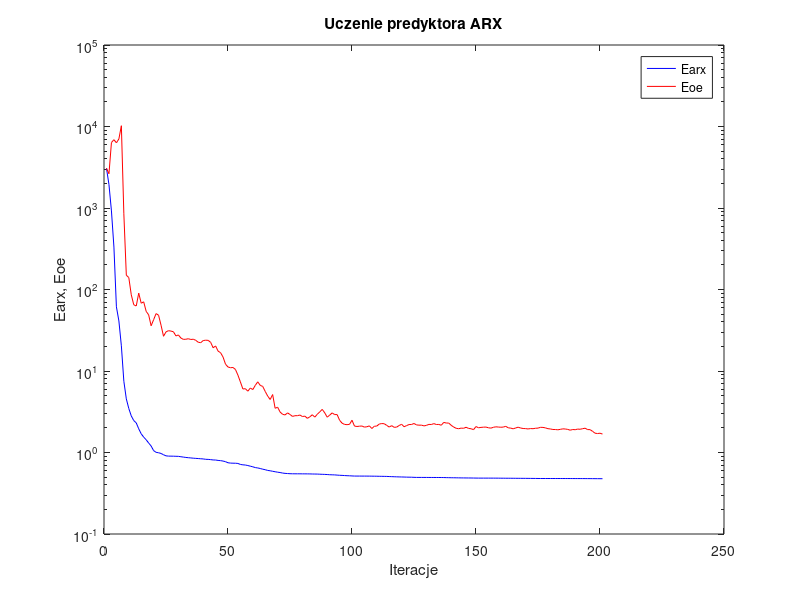
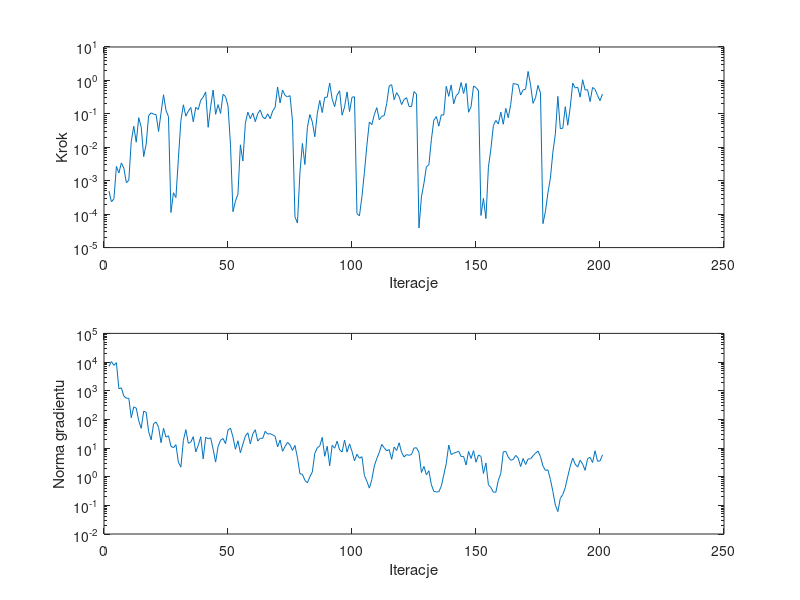

These figures' MATLAB source, in order:
%uczenie predyktora arx
clear all;
n=0; farx(n+1)=3.070034e+003; foe(n+1)=3.080311e+003; wspucz(n+1)=0.000000e+000; ng(n+1)=0.000000e+000;
%odnowa zmiennej metryki
n=1; farx(n+1)=1.938805e+003; foe(n+1)=2.632325e+003; krok(n+1)=4.890003e-004; ng(n+1)=7.058171e+003;
n=2; farx(n+1)=9.203620e+002; foe(n+1)=6.359955e+003; krok(n+1)=2.349064e-004; ng(n+1)=1.043248e+004;
n=3; farx(n+1)=3.317351e+002; foe(n+1)=6.892138e+003; krok(n+1)=2.879132e-004; ng(n+1)=7.658494e+003;
n=4; farx(n+1)=6.130250e+001; foe(n+1)=6.303687e+003; krok(n+1)=2.684169e-003; ng(n+1)=9.484194e+003;
n=5; farx(n+1)=4.115969e+001; foe(n+1)=7.032591e+003; krok(n+1)=1.700633e-003; ng(n+1)=1.178010e+003;
n=6; farx(n+1)=2.037279e+001; foe(n+1)=1.022597e+004; krok(n+1)=3.400118e-003; ng(n+1)=1.255028e+003;
n=7; farx(n+1)=7.489300e+000; foe(n+1)=8.487900e+002; krok(n+1)=2.375560e-003; ng(n+1)=6.503983e+002;
n=8; farx(n+1)=4.548777e+000; foe(n+1)=1.497860e+002; krok(n+1)=8.786586e-004; ng(n+1)=5.453274e+002;
n=9; farx(n+1)=3.462322e+000; foe(n+1)=1.401286e+002; krok(n+1)=1.025539e-003; ng(n+1)=5.457841e+002;
n=10; farx(n+1)=2.811808e+000; foe(n+1)=8.599848e+001; krok(n+1)=1.516106e-002; ng(n+1)=1.143663e+002;
n=11; farx(n+1)=2.464514e+000; foe(n+1)=6.496860e+001; krok(n+1)=4.242564e-002; ng(n+1)=2.730479e+002;
n=12; farx(n+1)=2.309006e+000; foe(n+1)=6.279258e+001; krok(n+1)=1.423801e-002; ng(n+1)=2.465206e+002;
n=13; farx(n+1)=1.953773e+000; foe(n+1)=9.026931e+001; krok(n+1)=7.680579e-002; ng(n+1)=8.967355e+001;
n=14; farx(n+1)=1.696091e+000; foe(n+1)=6.787721e+001; krok(n+1)=4.028924e-002; ng(n+1)=4.879327e+001;
n=15; farx(n+1)=1.544430e+000; foe(n+1)=7.061557e+001; krok(n+1)=5.269205e-003; ng(n+1)=1.933092e+002;
n=16; farx(n+1)=1.433229e+000; foe(n+1)=5.396127e+001; krok(n+1)=1.251384e-002; ng(n+1)=1.762517e+002;
n=17; farx(n+1)=1.307806e+000; foe(n+1)=4.888252e+001; krok(n+1)=8.877087e-002; ng(n+1)=3.718652e+001;
n=18; farx(n+1)=1.201844e+000; foe(n+1)=3.589839e+001; krok(n+1)=1.072012e-001; ng(n+1)=1.925472e+001;
n=19; farx(n+1)=1.055067e+000; foe(n+1)=4.254311e+001; krok(n+1)=9.809225e-002; ng(n+1)=7.026950e+001;
n=20; farx(n+1)=1.004830e+000; foe(n+1)=5.065007e+001; krok(n+1)=9.513510e-002; ng(n+1)=8.065842e+001;
n=21; farx(n+1)=9.929351e-001; foe(n+1)=4.831759e+001; krok(n+1)=2.977118e-002; ng(n+1)=5.295857e+001;
n=22; farx(n+1)=9.734145e-001; foe(n+1)=3.645753e+001; krok(n+1)=1.068981e-001; ng(n+1)=1.531919e+001;
n=23; farx(n+1)=9.384941e-001; foe(n+1)=2.667898e+001; krok(n+1)=3.730916e-001; ng(n+1)=4.883883e+001;
n=24; farx(n+1)=9.099166e-001; foe(n+1)=3.019877e+001; krok(n+1)=1.261335e-001; ng(n+1)=2.383404e+001;
n=25; farx(n+1)=9.030109e-001; foe(n+1)=3.124525e+001; krok(n+1)=8.268560e-002; ng(n+1)=2.690399e+001;
%odnowa zmiennej metryki
n=26; farx(n+1)=9.024305e-001; foe(n+1)=3.089566e+001; krok(n+1)=1.123699e-004; ng(n+1)=1.161209e+001;
n=27; farx(n+1)=9.009790e-001; foe(n+1)=3.029486e+001; krok(n+1)=4.373979e-004; ng(n+1)=1.018550e+001;
n=28; farx(n+1)=8.986027e-001; foe(n+1)=2.694779e+001; krok(n+1)=3.138904e-004; ng(n+1)=1.313927e+001;
n=29; farx(n+1)=8.969914e-001; foe(n+1)=2.768362e+001; krok(n+1)=4.674043e-003; ng(n+1)=3.190021e+000;
n=30; farx(n+1)=8.873320e-001; foe(n+1)=2.537782e+001; krok(n+1)=6.287977e-002; ng(n+1)=2.162808e+000;
n=31; farx(n+1)=8.785630e-001; foe(n+1)=2.444442e+001; krok(n+1)=1.865458e-001; ng(n+1)=1.834638e+001;
n=32; farx(n+1)=8.695393e-001; foe(n+1)=2.452165e+001; krok(n+1)=8.509079e-002; ng(n+1)=4.375505e+001;
n=33; farx(n+1)=8.635996e-001; foe(n+1)=2.489242e+001; krok(n+1)=1.204104e-001; ng(n+1)=1.463239e+001;
n=34; farx(n+1)=8.576755e-001; foe(n+1)=2.436494e+001; krok(n+1)=1.556123e-001; ng(n+1)=1.608139e+001;
n=35; farx(n+1)=8.516976e-001; foe(n+1)=2.454390e+001; krok(n+1)=5.801457e-002; ng(n+1)=2.495801e+001;
n=36; farx(n+1)=8.470563e-001; foe(n+1)=2.379594e+001; krok(n+1)=1.561662e-001; ng(n+1)=7.366970e+000;
n=37; farx(n+1)=8.432099e-001; foe(n+1)=2.253060e+001; krok(n+1)=1.355389e-001; ng(n+1)=1.230457e+001;
n=38; farx(n+1)=8.381013e-001; foe(n+1)=2.224547e+001; krok(n+1)=2.543102e-001; ng(n+1)=2.472938e+001;
n=39; farx(n+1)=8.340639e-001; foe(n+1)=2.363504e+001; krok(n+1)=3.172699e-001; ng(n+1)=4.186865e+000;
n=40; farx(n+1)=8.250115e-001; foe(n+1)=2.387605e+001; krok(n+1)=4.536903e-001; ng(n+1)=2.370474e+001;
n=41; farx(n+1)=8.229888e-001; foe(n+1)=2.377061e+001; krok(n+1)=3.961637e-002; ng(n+1)=2.110607e+001;
n=42; farx(n+1)=8.178464e-001; foe(n+1)=2.248292e+001; krok(n+1)=1.630613e-001; ng(n+1)=2.284260e+001;
n=43; farx(n+1)=8.102889e-001; foe(n+1)=1.928856e+001; krok(n+1)=5.166865e-001; ng(n+1)=9.071292e+000;
n=44; farx(n+1)=8.085652e-001; foe(n+1)=2.029866e+001; krok(n+1)=9.714883e-002; ng(n+1)=3.231148e+000;
n=45; farx(n+1)=7.994478e-001; foe(n+1)=1.753729e+001; krok(n+1)=1.886278e-001; ng(n+1)=1.127850e+001;
n=46; farx(n+1)=7.946867e-001; foe(n+1)=1.677927e+001; krok(n+1)=1.031518e-001; ng(n+1)=1.864620e+001;
n=47; farx(n+1)=7.853542e-001; foe(n+1)=1.483431e+001; krok(n+1)=3.838379e-001; ng(n+1)=2.152231e+001;
n=48; farx(n+1)=7.715884e-001; foe(n+1)=1.211736e+001; krok(n+1)=3.287969e-001; ng(n+1)=1.414720e+001;
n=49; farx(n+1)=7.484702e-001; foe(n+1)=1.119969e+001; krok(n+1)=1.728699e-001; ng(n+1)=4.260901e+001;
n=50; farx(n+1)=7.414526e-001; foe(n+1)=1.096800e+001; krok(n+1)=1.204622e-002; ng(n+1)=4.960314e+001;
%odnowa zmiennej metryki
n=51; farx(n+1)=7.392921e-001; foe(n+1)=1.104805e+001; krok(n+1)=1.185230e-004; ng(n+1)=2.416654e+001;
n=52; farx(n+1)=7.385112e-001; foe(n+1)=1.045116e+001; krok(n+1)=2.463545e-004; ng(n+1)=9.069571e+000;
n=53; farx(n+1)=7.340936e-001; foe(n+1)=8.897137e+000; krok(n+1)=3.949694e-004; ng(n+1)=1.788148e+001;
n=54; farx(n+1)=7.137345e-001; foe(n+1)=7.341943e+000; krok(n+1)=1.184956e-002; ng(n+1)=6.851026e+000;
n=55; farx(n+1)=7.059797e-001; foe(n+1)=6.018394e+000; krok(n+1)=3.884256e-003; ng(n+1)=1.359982e+001;
n=56; farx(n+1)=7.021554e-001; foe(n+1)=6.069012e+000; krok(n+1)=5.205007e-002; ng(n+1)=2.608575e+001;
n=57; farx(n+1)=6.918116e-001; foe(n+1)=5.653554e+000; krok(n+1)=1.125137e-001; ng(n+1)=3.408443e+001;
n=58; farx(n+1)=6.795403e-001; foe(n+1)=6.182103e+000; krok(n+1)=7.173481e-002; ng(n+1)=1.392568e+001;
n=59; farx(n+1)=6.675926e-001; foe(n+1)=5.919609e+000; krok(n+1)=1.057221e-001; ng(n+1)=3.125438e+001;
n=60; farx(n+1)=6.531696e-001; foe(n+1)=6.663706e+000; krok(n+1)=5.851700e-002; ng(n+1)=4.344191e+001;
n=61; farx(n+1)=6.460518e-001; foe(n+1)=7.366203e+000; krok(n+1)=1.015974e-001; ng(n+1)=1.746621e+001;
n=62; farx(n+1)=6.364905e-001; foe(n+1)=6.659391e+000; krok(n+1)=1.312394e-001; ng(n+1)=2.202171e+001;
n=63; farx(n+1)=6.237967e-001; foe(n+1)=6.472714e+000; krok(n+1)=8.005809e-002; ng(n+1)=2.168244e+001;
n=64; farx(n+1)=6.154838e-001; foe(n+1)=5.618038e+000; krok(n+1)=7.142563e-002; ng(n+1)=3.826806e+001;
n=65; farx(n+1)=6.023932e-001; foe(n+1)=4.929016e+000; krok(n+1)=1.003991e-001; ng(n+1)=3.066126e+001;
n=66; farx(n+1)=5.969971e-001; foe(n+1)=4.471333e+000; krok(n+1)=7.173481e-002; ng(n+1)=3.172096e+001;
n=67; farx(n+1)=5.880812e-001; foe(n+1)=5.144285e+000; krok(n+1)=1.210679e-001; ng(n+1)=2.895157e+001;
n=68; farx(n+1)=5.809779e-001; foe(n+1)=3.487797e+000; krok(n+1)=1.564519e-001; ng(n+1)=2.571525e+001;
n=69; farx(n+1)=5.732995e-001; foe(n+1)=3.597085e+000; krok(n+1)=6.367965e-001; ng(n+1)=1.093572e+001;
n=70; farx(n+1)=5.679747e-001; foe(n+1)=3.142467e+000; krok(n+1)=2.114117e-001; ng(n+1)=1.894243e+001;
n=71; farx(n+1)=5.595270e-001; foe(n+1)=2.944028e+000; krok(n+1)=5.155493e-001; ng(n+1)=7.692324e+000;
n=72; farx(n+1)=5.546112e-001; foe(n+1)=2.888552e+000; krok(n+1)=3.550835e-001; ng(n+1)=1.134101e+001;
n=73; farx(n+1)=5.519401e-001; foe(n+1)=3.062589e+000; krok(n+1)=3.238984e-001; ng(n+1)=1.573160e+001;
n=74; farx(n+1)=5.492133e-001; foe(n+1)=2.928205e+000; krok(n+1)=3.505976e-001; ng(n+1)=1.292116e+001;
n=75; farx(n+1)=5.482298e-001; foe(n+1)=2.772860e+000; krok(n+1)=6.162212e-002; ng(n+1)=8.266172e+000;
%odnowa zmiennej metryki
n=76; farx(n+1)=5.478576e-001; foe(n+1)=2.828453e+000; krok(n+1)=8.312662e-005; ng(n+1)=1.232294e+001;
n=77; farx(n+1)=5.478161e-001; foe(n+1)=2.830500e+000; krok(n+1)=5.427827e-005; ng(n+1)=4.609505e+000;
n=78; farx(n+1)=5.477326e-001; foe(n+1)=2.883977e+000; krok(n+1)=1.713514e-003; ng(n+1)=1.259096e+000;
n=79; farx(n+1)=5.471082e-001; foe(n+1)=2.763340e+000; krok(n+1)=1.303276e-002; ng(n+1)=1.216418e+000;
n=80; farx(n+1)=5.470684e-001; foe(n+1)=2.794632e+000; krok(n+1)=3.050294e-003; ng(n+1)=7.505664e-001;
n=81; farx(n+1)=5.467036e-001; foe(n+1)=2.625264e+000; krok(n+1)=3.879553e-002; ng(n+1)=6.080697e-001;
n=82; farx(n+1)=5.461628e-001; foe(n+1)=2.741374e+000; krok(n+1)=9.571557e-002; ng(n+1)=9.932900e-001;
n=83; farx(n+1)=5.448549e-001; foe(n+1)=2.905620e+000; krok(n+1)=5.753341e-002; ng(n+1)=1.461967e+000;
n=84; farx(n+1)=5.441798e-001; foe(n+1)=2.717979e+000; krok(n+1)=2.067140e-002; ng(n+1)=6.522171e+000;
n=85; farx(n+1)=5.436742e-001; foe(n+1)=2.943449e+000; krok(n+1)=1.015974e-001; ng(n+1)=1.019879e+001;
n=86; farx(n+1)=5.416220e-001; foe(n+1)=3.151407e+000; krok(n+1)=2.522670e-001; ng(n+1)=1.191062e+001;
n=87; farx(n+1)=5.400011e-001; foe(n+1)=3.381286e+000; krok(n+1)=1.091672e-001; ng(n+1)=2.349205e+001;
n=88; farx(n+1)=5.387148e-001; foe(n+1)=3.068055e+000; krok(n+1)=3.112246e-001; ng(n+1)=5.148717e+000;
n=89; farx(n+1)=5.366342e-001; foe(n+1)=2.711842e+000; krok(n+1)=3.146509e-001; ng(n+1)=1.157257e+001;
n=90; farx(n+1)=5.337649e-001; foe(n+1)=2.874647e+000; krok(n+1)=8.354052e-001; ng(n+1)=2.410662e+000;
n=91; farx(n+1)=5.323694e-001; foe(n+1)=3.063651e+000; krok(n+1)=2.800362e-001; ng(n+1)=1.244105e+001;
n=92; farx(n+1)=5.312217e-001; foe(n+1)=2.919784e+000; krok(n+1)=1.634459e-001; ng(n+1)=9.873909e+000;
n=93; farx(n+1)=5.281135e-001; foe(n+1)=2.919825e+000; krok(n+1)=3.636509e-001; ng(n+1)=1.728779e+001;
n=94; farx(n+1)=5.253377e-001; foe(n+1)=2.487994e+000; krok(n+1)=4.915350e-001; ng(n+1)=8.588361e+000;
n=95; farx(n+1)=5.237664e-001; foe(n+1)=2.289237e+000; krok(n+1)=9.137743e-002; ng(n+1)=7.301908e+000;
n=96; farx(n+1)=5.213803e-001; foe(n+1)=2.211012e+000; krok(n+1)=1.600146e-001; ng(n+1)=1.906961e+001;
n=97; farx(n+1)=5.191490e-001; foe(n+1)=2.195325e+000; krok(n+1)=4.536903e-001; ng(n+1)=7.236874e+000;
n=98; farx(n+1)=5.179900e-001; foe(n+1)=2.216302e+000; krok(n+1)=1.170340e-001; ng(n+1)=1.396502e+001;
n=99; farx(n+1)=5.157233e-001; foe(n+1)=2.488622e+000; krok(n+1)=3.146509e-001; ng(n+1)=7.659115e+000;
n=100; farx(n+1)=5.140568e-001; foe(n+1)=2.109822e+000; krok(n+1)=3.240219e-001; ng(n+1)=3.567399e+000;
%odnowa zmiennej metryki
n=101; farx(n+1)=5.138763e-001; foe(n+1)=2.085746e+000; krok(n+1)=1.032442e-004; ng(n+1)=6.065143e+000;
n=102; farx(n+1)=5.138136e-001; foe(n+1)=2.103521e+000; krok(n+1)=8.923578e-005; ng(n+1)=4.416170e+000;
n=103; farx(n+1)=5.135773e-001; foe(n+1)=2.114511e+000; krok(n+1)=3.323859e-004; ng(n+1)=4.985492e+000;
n=104; farx(n+1)=5.135005e-001; foe(n+1)=2.049286e+000; krok(n+1)=1.779489e-003; ng(n+1)=1.102360e+000;
n=105; farx(n+1)=5.133390e-001; foe(n+1)=2.070021e+000; krok(n+1)=1.153579e-002; ng(n+1)=6.914006e-001;
n=106; farx(n+1)=5.130678e-001; foe(n+1)=2.120610e+000; krok(n+1)=5.722022e-002; ng(n+1)=3.990874e-001;
n=107; farx(n+1)=5.125694e-001; foe(n+1)=1.969913e+000; krok(n+1)=4.756755e-002; ng(n+1)=7.996895e-001;
n=108; farx(n+1)=5.120881e-001; foe(n+1)=2.099196e+000; krok(n+1)=9.595947e-002; ng(n+1)=2.377423e+000;
n=109; farx(n+1)=5.116259e-001; foe(n+1)=2.111025e+000; krok(n+1)=1.532184e-001; ng(n+1)=4.310622e+000;
n=110; farx(n+1)=5.106511e-001; foe(n+1)=2.235893e+000; krok(n+1)=6.680629e-002; ng(n+1)=7.004605e+000;
n=111; farx(n+1)=5.101831e-001; foe(n+1)=2.265417e+000; krok(n+1)=8.430727e-002; ng(n+1)=1.336389e+001;
n=112; farx(n+1)=5.094809e-001; foe(n+1)=2.254455e+000; krok(n+1)=8.892157e-002; ng(n+1)=1.018081e+001;
n=113; farx(n+1)=5.087992e-001; foe(n+1)=2.152432e+000; krok(n+1)=2.063035e-001; ng(n+1)=7.997004e+000;
n=114; farx(n+1)=5.070092e-001; foe(n+1)=2.051958e+000; krok(n+1)=6.843317e-001; ng(n+1)=8.834561e+000;
n=115; farx(n+1)=5.056794e-001; foe(n+1)=2.134808e+000; krok(n+1)=7.461831e-001; ng(n+1)=4.043116e+000;
n=116; farx(n+1)=5.042104e-001; foe(n+1)=2.037708e+000; krok(n+1)=2.656312e-001; ng(n+1)=1.089019e+001;
n=117; farx(n+1)=5.029557e-001; foe(n+1)=2.049083e+000; krok(n+1)=4.317671e-001; ng(n+1)=8.166831e+000;
n=118; farx(n+1)=5.018371e-001; foe(n+1)=2.142900e+000; krok(n+1)=3.240219e-001; ng(n+1)=1.526153e+001;
n=119; farx(n+1)=5.008248e-001; foe(n+1)=2.219739e+000; krok(n+1)=1.892883e-001; ng(n+1)=7.028267e+000;
n=120; farx(n+1)=5.000519e-001; foe(n+1)=2.070799e+000; krok(n+1)=2.681247e-001; ng(n+1)=4.897404e+000;
n=121; farx(n+1)=4.986501e-001; foe(n+1)=2.137876e+000; krok(n+1)=3.035583e-001; ng(n+1)=5.909279e+000;
n=122; farx(n+1)=4.979941e-001; foe(n+1)=2.203370e+000; krok(n+1)=1.655578e-001; ng(n+1)=5.580916e+000;
n=123; farx(n+1)=4.974536e-001; foe(n+1)=2.206497e+000; krok(n+1)=1.655578e-001; ng(n+1)=5.965598e+000;
n=124; farx(n+1)=4.958453e-001; foe(n+1)=2.270013e+000; krok(n+1)=4.641165e-001; ng(n+1)=9.937531e+000;
n=125; farx(n+1)=4.947274e-001; foe(n+1)=2.181256e+000; krok(n+1)=3.885953e-001; ng(n+1)=1.024774e+001;
%odnowa zmiennej metryki
n=126; farx(n+1)=4.946573e-001; foe(n+1)=2.164240e+000; krok(n+1)=3.862811e-005; ng(n+1)=6.979645e+000;
n=127; farx(n+1)=4.946307e-001; foe(n+1)=2.166832e+000; krok(n+1)=3.293253e-004; ng(n+1)=1.400278e+000;
n=128; farx(n+1)=4.944799e-001; foe(n+1)=2.120392e+000; krok(n+1)=8.351502e-004; ng(n+1)=2.286467e+000;
n=129; farx(n+1)=4.943509e-001; foe(n+1)=2.151581e+000; krok(n+1)=2.621411e-003; ng(n+1)=1.156657e+000;
n=130; farx(n+1)=4.940718e-001; foe(n+1)=2.213053e+000; krok(n+1)=2.990450e-003; ng(n+1)=1.613467e+000;
n=131; farx(n+1)=4.939378e-001; foe(n+1)=2.205171e+000; krok(n+1)=1.684199e-002; ng(n+1)=5.235937e-001;
n=132; farx(n+1)=4.938162e-001; foe(n+1)=2.261762e+000; krok(n+1)=6.488875e-002; ng(n+1)=3.066939e-001;
n=133; farx(n+1)=4.936228e-001; foe(n+1)=2.206581e+000; krok(n+1)=8.277891e-002; ng(n+1)=2.956069e-001;
n=134; farx(n+1)=4.935199e-001; foe(n+1)=2.210472e+000; krok(n+1)=4.284718e-002; ng(n+1)=2.958544e-001;
n=135; farx(n+1)=4.932662e-001; foe(n+1)=2.161466e+000; krok(n+1)=9.359461e-002; ng(n+1)=4.634450e-001;
n=136; farx(n+1)=4.928599e-001; foe(n+1)=2.342336e+000; krok(n+1)=9.228634e-002; ng(n+1)=1.146470e+000;
n=137; farx(n+1)=4.918133e-001; foe(n+1)=2.299364e+000; krok(n+1)=6.674447e-001; ng(n+1)=2.875001e+000;
n=138; farx(n+1)=4.911307e-001; foe(n+1)=2.297814e+000; krok(n+1)=3.337224e-001; ng(n+1)=1.267955e+001;
n=139; farx(n+1)=4.902163e-001; foe(n+1)=2.156322e+000; krok(n+1)=7.310195e-001; ng(n+1)=5.899183e+000;
n=140; farx(n+1)=4.898871e-001; foe(n+1)=2.052326e+000; krok(n+1)=2.001561e-001; ng(n+1)=6.614341e+000;
n=141; farx(n+1)=4.892637e-001; foe(n+1)=1.982420e+000; krok(n+1)=3.505976e-001; ng(n+1)=7.037746e+000;
n=142; farx(n+1)=4.886949e-001; foe(n+1)=1.957225e+000; krok(n+1)=4.178411e-001; ng(n+1)=7.749146e+000;
n=143; farx(n+1)=4.879469e-001; foe(n+1)=1.992931e+000; krok(n+1)=8.674420e-001; ng(n+1)=5.056800e+000;
n=144; farx(n+1)=4.876995e-001; foe(n+1)=1.982147e+000; krok(n+1)=4.065930e-001; ng(n+1)=5.087452e+000;
n=145; farx(n+1)=4.872420e-001; foe(n+1)=2.040470e+000; krok(n+1)=8.193164e-001; ng(n+1)=2.542330e+000;
n=146; farx(n+1)=4.869471e-001; foe(n+1)=1.974664e+000; krok(n+1)=1.115393e-001; ng(n+1)=7.634701e+000;
n=147; farx(n+1)=4.866765e-001; foe(n+1)=1.956719e+000; krok(n+1)=1.620110e-001; ng(n+1)=4.319701e+000;
n=148; farx(n+1)=4.860733e-001; foe(n+1)=1.907746e+000; krok(n+1)=6.809733e-001; ng(n+1)=8.079131e+000;
n=149; farx(n+1)=4.855100e-001; foe(n+1)=2.082056e+000; krok(n+1)=6.094694e-001; ng(n+1)=3.202448e+000;
n=150; farx(n+1)=4.850908e-001; foe(n+1)=2.010907e+000; krok(n+1)=4.951781e-001; ng(n+1)=5.707378e+000;
%odnowa zmiennej metryki
n=151; farx(n+1)=4.850007e-001; foe(n+1)=2.032607e+000; krok(n+1)=9.144347e-005; ng(n+1)=5.089503e+000;
n=152; farx(n+1)=4.849830e-001; foe(n+1)=2.045238e+000; krok(n+1)=2.972899e-004; ng(n+1)=1.294302e+000;
n=153; farx(n+1)=4.849617e-001; foe(n+1)=2.052581e+000; krok(n+1)=7.386519e-005; ng(n+1)=2.996410e+000;
n=154; farx(n+1)=4.849379e-001; foe(n+1)=2.011770e+000; krok(n+1)=2.531421e-003; ng(n+1)=5.243106e-001;
n=155; farx(n+1)=4.848914e-001; foe(n+1)=1.989834e+000; krok(n+1)=8.894860e-003; ng(n+1)=4.152674e-001;
n=156; farx(n+1)=4.847799e-001; foe(n+1)=2.039271e+000; krok(n+1)=4.438543e-002; ng(n+1)=2.886761e-001;
n=157; farx(n+1)=4.846176e-001; foe(n+1)=2.065895e+000; krok(n+1)=6.345766e-002; ng(n+1)=2.864882e-001;
n=158; farx(n+1)=4.845063e-001; foe(n+1)=2.052722e+000; krok(n+1)=4.954706e-002; ng(n+1)=7.460146e-001;
n=159; farx(n+1)=4.839017e-001; foe(n+1)=2.041666e+000; krok(n+1)=1.125137e-001; ng(n+1)=1.301962e+000;
n=160; farx(n+1)=4.838113e-001; foe(n+1)=2.051089e+000; krok(n+1)=4.880471e-002; ng(n+1)=7.364723e+000;
n=161; farx(n+1)=4.833752e-001; foe(n+1)=2.094252e+000; krok(n+1)=1.455442e-001; ng(n+1)=7.632168e+000;
n=162; farx(n+1)=4.833195e-001; foe(n+1)=2.009274e+000; krok(n+1)=7.694633e-002; ng(n+1)=4.826796e+000;
n=163; farx(n+1)=4.831652e-001; foe(n+1)=1.990666e+000; krok(n+1)=1.909714e-001; ng(n+1)=3.762105e+000;
n=164; farx(n+1)=4.828785e-001; foe(n+1)=1.953327e+000; krok(n+1)=8.083004e-001; ng(n+1)=3.962669e+000;
n=165; farx(n+1)=4.825118e-001; foe(n+1)=2.000287e+000; krok(n+1)=7.771907e-001; ng(n+1)=5.544539e+000;
n=166; farx(n+1)=4.822972e-001; foe(n+1)=2.044686e+000; krok(n+1)=7.413928e-001; ng(n+1)=4.481806e+000;
n=167; farx(n+1)=4.821060e-001; foe(n+1)=1.997480e+000; krok(n+1)=3.655097e-001; ng(n+1)=2.260272e+000;
n=168; farx(n+1)=4.819100e-001; foe(n+1)=1.969842e+000; krok(n+1)=5.189310e-001; ng(n+1)=4.308538e+000;
n=169; farx(n+1)=4.817203e-001; foe(n+1)=1.964487e+000; krok(n+1)=5.453957e-001; ng(n+1)=2.652371e+000;
n=170; farx(n+1)=4.813640e-001; foe(n+1)=1.944339e+000; krok(n+1)=1.854055e+000; ng(n+1)=4.180318e+000;
n=171; farx(n+1)=4.811190e-001; foe(n+1)=1.966894e+000; krok(n+1)=7.382907e-001; ng(n+1)=4.182603e+000;
n=172; farx(n+1)=4.807924e-001; foe(n+1)=1.959059e+000; krok(n+1)=2.064051e-001; ng(n+1)=5.384274e+000;
n=173; farx(n+1)=4.804747e-001; foe(n+1)=1.984067e+000; krok(n+1)=3.038513e-001; ng(n+1)=6.626846e+000;
n=174; farx(n+1)=4.800444e-001; foe(n+1)=1.991691e+000; krok(n+1)=7.113726e-001; ng(n+1)=7.793681e+000;
n=175; farx(n+1)=4.797652e-001; foe(n+1)=2.037045e+000; krok(n+1)=4.178411e-001; ng(n+1)=5.006254e+000;
%odnowa zmiennej metryki
n=176; farx(n+1)=4.797550e-001; foe(n+1)=2.031556e+000; krok(n+1)=5.210339e-005; ng(n+1)=2.367764e+000;
n=177; farx(n+1)=4.797414e-001; foe(n+1)=2.005418e+000; krok(n+1)=1.215958e-004; ng(n+1)=1.653924e+000;
n=178; farx(n+1)=4.796975e-001; foe(n+1)=1.960733e+000; krok(n+1)=4.363101e-004; ng(n+1)=1.729538e+000;
n=179; farx(n+1)=4.796683e-001; foe(n+1)=1.944350e+000; krok(n+1)=1.195607e-003; ng(n+1)=7.992458e-001;
n=180; farx(n+1)=4.796444e-001; foe(n+1)=1.916323e+000; krok(n+1)=7.191676e-003; ng(n+1)=3.037478e-001;
n=181; farx(n+1)=4.796364e-001; foe(n+1)=1.914056e+000; krok(n+1)=2.517497e-002; ng(n+1)=1.019560e-001;
n=182; farx(n+1)=4.795870e-001; foe(n+1)=1.898918e+000; krok(n+1)=3.321888e-001; ng(n+1)=6.056388e-002;
n=183; farx(n+1)=4.795630e-001; foe(n+1)=1.923614e+000; krok(n+1)=3.579274e-002; ng(n+1)=1.761109e-001;
n=184; farx(n+1)=4.795439e-001; foe(n+1)=1.950823e+000; krok(n+1)=3.734346e-002; ng(n+1)=2.394239e-001;
n=185; farx(n+1)=4.794781e-001; foe(n+1)=1.942644e+000; krok(n+1)=1.638325e-001; ng(n+1)=4.199795e-001;
n=186; farx(n+1)=4.794132e-001; foe(n+1)=1.921288e+000; krok(n+1)=4.568872e-002; ng(n+1)=1.020284e+000;
n=187; farx(n+1)=4.792712e-001; foe(n+1)=1.877488e+000; krok(n+1)=1.583927e-001; ng(n+1)=2.309163e+000;
n=188; farx(n+1)=4.791043e-001; foe(n+1)=1.915289e+000; krok(n+1)=8.295027e-001; ng(n+1)=4.446102e+000;
n=189; farx(n+1)=4.790026e-001; foe(n+1)=1.903678e+000; krok(n+1)=5.939275e-001; ng(n+1)=2.720005e+000;
n=190; farx(n+1)=4.789114e-001; foe(n+1)=1.938606e+000; krok(n+1)=6.281526e-001; ng(n+1)=2.153042e+000;
n=191; farx(n+1)=4.788144e-001; foe(n+1)=1.927676e+000; krok(n+1)=3.164415e-001; ng(n+1)=3.740067e+000;
n=192; farx(n+1)=4.786983e-001; foe(n+1)=1.960327e+000; krok(n+1)=1.049915e+000; ng(n+1)=2.741896e+000;
n=193; farx(n+1)=4.785509e-001; foe(n+1)=1.986982e+000; krok(n+1)=5.138574e-001; ng(n+1)=1.662369e+000;
n=194; farx(n+1)=4.783132e-001; foe(n+1)=1.911033e+000; krok(n+1)=5.281352e-001; ng(n+1)=4.265141e+000;
n=195; farx(n+1)=4.781633e-001; foe(n+1)=1.907050e+000; krok(n+1)=2.320583e-001; ng(n+1)=4.743902e+000;
n=196; farx(n+1)=4.779237e-001; foe(n+1)=1.819571e+000; krok(n+1)=6.155707e-001; ng(n+1)=3.119774e+000;
n=197; farx(n+1)=4.776391e-001; foe(n+1)=1.725942e+000; krok(n+1)=5.403454e-001; ng(n+1)=8.027244e+000;
n=198; farx(n+1)=4.774182e-001; foe(n+1)=1.709071e+000; krok(n+1)=3.556863e-001; ng(n+1)=3.478295e+000;
n=199; farx(n+1)=4.771598e-001; foe(n+1)=1.724599e+000; krok(n+1)=2.475890e-001; ng(n+1)=3.523097e+000;
n=200; farx(n+1)=4.769801e-001; foe(n+1)=1.684222e+000; krok(n+1)=3.891962e-001; ng(n+1)=5.764517e+000;

figure; semilogy(farx,'b'); hold on; semilogy(foe,'r'); xlabel('Iteracje'); ylabel('Earx, Eoe'); legend('Earx','Eoe'); title('Uczenie predyktora ARX');
figure; subplot(2,1,1); semilogy(krok); xlabel('Iteracje'); ylabel('Krok');
subplot(2,1,2); semilogy(ng); xlabel('Iteracje'); ylabel('Norma gradientu');
Earx=farx(n+1)
Eoe=foe(n+1)
